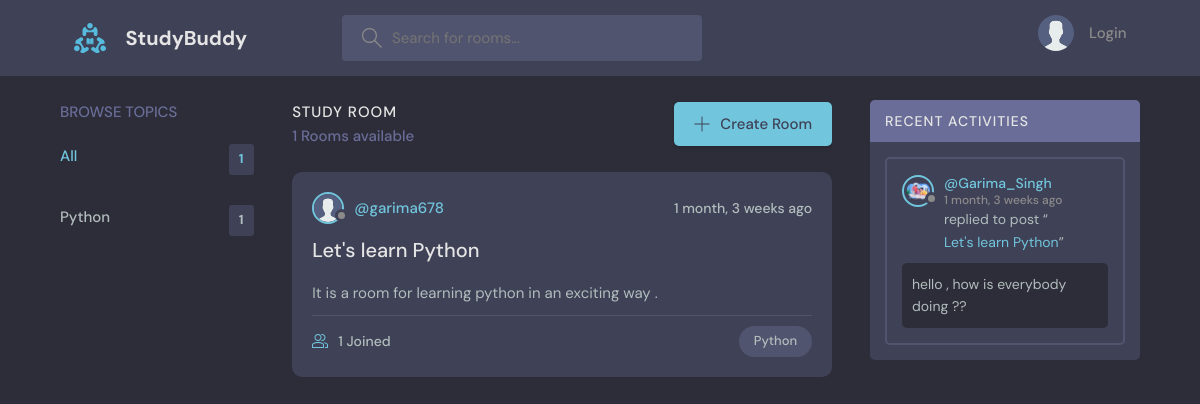
/, run on an earlier commit of the app's database.
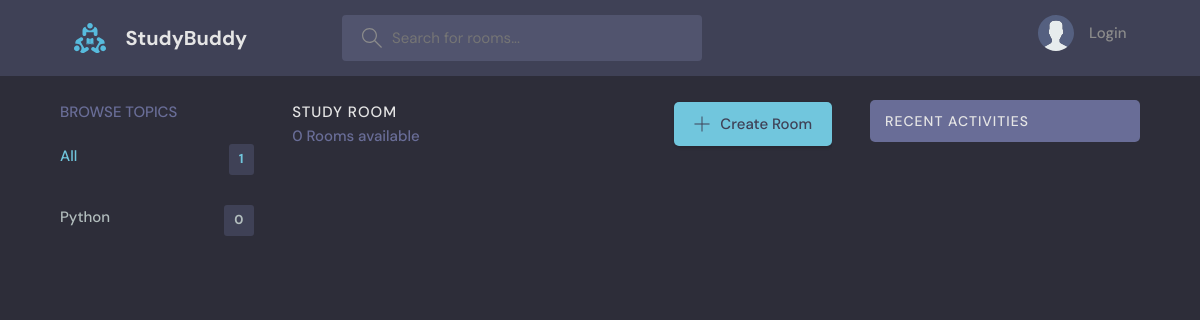
And on a later commit of the database.
### base/models.py (models this page shows, shortened)
class Topic(models.Model):
    name= models.CharField(max_length=200)
    def __str__(self):
        return self.name

class Room(models.Model):
    host = models.ForeignKey(User, on_delete=models.CASCADE,null=True)
    topic = models.ForeignKey(Topic, on_delete=models.SET_NULL,null=True) # SET_NULL will set the topic field to NULL in database if Parent topic is deleted or topic gets deleted from Topic Model
    name = models.CharField(max_length=200)
    description = models.TextField(null=True , blank= True)
    participants = models.ManyToManyField(User,related_name='participants',blank=True)  # null=True , null has no effect on many to many
    updated = models.DateTimeField(auto_now = True)
    created = models.DateTimeField(auto_now_add=True)
    class Meta :
        ordering = ['-created']

class User(AbstractUser) :
    full_name=models.CharField(max_length=250,null=True)   # with null=True , we can store null value but can not leave it blank
    username = models.CharField(max_length=200 , unique=True,null=True)
    email = models.EmailField(unique=True,null=True)
    bio = models.TextField(null=True,blank=True)
    avatar = models.ImageField(null=True , default='avatar.svg')
    USERNAME_FIELD = 'email'        # Users log in with email.
    REQUIRED_FIELDS = ['username']      # Username is still required during registration.
    def __str__(self):
        return self.username  # Ensures username is returned instead of email
    ''' When USERNAME_FIELD = 'email', Django’s authentication system expects the email for login.
        If you print request.user in the frontend, it might show the email because Django’s default __str__ method might be using USERNAME_FIELD.
        Explicitly defining __str__ to return self.username fixes this issue. '''

class Message(models.Model) :
    user = models.ForeignKey(User,on_delete=models.CASCADE)
    room=models.ForeignKey(Room, on_delete=models.CASCADE)
    body = models.TextField()
    updated = models.DateTimeField(auto_now = True)
    created = models.DateTimeField(auto_now_add=True)

### base/views.py (the view)
# urls.py: path('',views.home,name='home'),
def home(request):
    q=request.GET.get('q') if request.GET.get('q')!= None else ""
    rooms= Room.objects.filter(Q(topic__name__icontains=q) | Q(name__icontains=q) | Q(description__icontains=q) | Q(host__username__icontains=q))
    rooms_count=rooms.count()  # we can use len() method also but count() works much faster than len()
    topics = Topic.objects.all()[0:5]  # will return only 5 topics
    room_messages=Message.objects.filter(Q(room__topic__name__icontains=q) | Q(user__username__icontains=q))
    context = {'rooms':rooms , 'topics':topics,'rooms_count':rooms_count,'room_messages':room_messages}
    return render(request,'base/home.html',context)

### base/templates/base/home.html (shortened to what this page needs)
{% extends "base.html" %} {% block content %}
<main class="layout layout--3">
  <div class="container">
    {% include "base/topics_component.html" %}
    <div class="roomList scroll ">
      <div class="roomList__header ">
        <div>
          <h2>Study Room</h2>
          <p>{{rooms_count}} Rooms available</p>
        </div>
        <a class="btn btn--main" href="{% url 'create-room' %}">
          <svg
            version="1.1"
            xmlns="http://www.w3.org/2000/svg"
            width="32"
            height="32"
            viewBox="0 0 32 32"
          >
            <title>add</title>
            <path
              d="M16.943 0.943h-1.885v14.115h-14.115v1.885h14.115v14.115h1.885v-14.115h14.115v-1.885h-14.115v-14.115z"
            ></path>
          </svg>
          Create Room
        </a>
      </div>
      {% include "base/feed_component.html" %}
    </div>
    {% include "base/activity_component.html" %}
  </div>
</main>
{% endblock content %}

### base/templates/base/topics_component.html (shortened to what this page needs)
<div class="topics">
  <div class="topics__header">
    <h2>Browse Topics</h2>
  </div>
  <ul class="topics__list">
    <li>
      <a href="{% url 'home' %}" class="active"
        >All <span>{{topics.count}}</span></a
      >
    </li>
    {% for topic in topics %}
    <li>
      <a href="{% url 'home' %}?q={{topic.name}} "
        >{{topic.name}} <span>{{topic.room_set.all.count}}</span>
      </a>
    </li>
    {% endfor %}
  </ul>
</div>

### base/templates/base/feed_component.html (shortened to what this page needs)
{% for room in rooms %}
<div class="roomListRoom">
  <div class="roomListRoom__header">
    <a href="{% url 'profile' room.host.id %}" class="roomListRoom__author">
      <div class="avatar avatar--small">
        <img src="{{room.host.avatar.url}}" />
      </div>
      <span>@{{room.host}}</span>
    </a>
    <div class="roomListRoom__actions">
      <span>{{room.created | timesince}} ago</span>
    </div>
  </div>
  <div class="roomListRoom__content">
    <a href="{% url 'room' room.id %}">{{room.name}}</a>
    <p>{{room.description}}</p>
  </div>
  <div class="roomListRoom__meta">
    <a href="{% url 'room' room.id %}" class="roomListRoom__joined">
      {{room.participants.count}} Joined
    </a>
    <p class="roomListRoom__topic">{{room.topic}}</p>
  </div>
</div>
{% endfor %}

### base/templates/base/activity_component.html (shortened to what this page needs)
<div class="activities">
  <div class="activities__header">
    <h2>Recent Activities</h2>
  </div>
  <div class="scroll">
    {% for message in room_messages %}
    <div class="activities__box">
      <div class="activities__boxHeader roomListRoom__header">
        <a
          href="{% url 'profile' message.user.id %}"
          class="roomListRoom__author"
        >
          <div class="avatar avatar--small">
            <img src="{{message.user.avatar.url}}" />
          </div>
          <p>
            @{{message.user}}
            <span>{{message.created | timesince}} ago</span>
          </p>
        </a>
      </div>
      <div class="activities__boxContent">
        <p>
          replied to post “<a href="{% url 'room' message.room.id %}"
            >{{message.room.name}}</a
          >”
        </p>
        <div class="activities__boxRoomContent">{{message.body}}</div>
      </div>
    </div>
    {% endfor %}
  </div>
</div>

What changed in the data, as far as the page shows it:
removed Room: host.avatar (placeholder picture), host "garima678", created "1 month, 3 weeks", name "Let's learn Python", description "It is a room for learning python in an exciting way .", participants.count "1", topic "Python"
removed Message: user.avatar (picture), user "Garima_Singh", created "1 month, 3 weeks", room.name "Let's learn Python", body "hello , how is everybody doing ??"
computed for Topic "Python": room_set.all.count "1" → "0"
Also different on the page:
{{ rooms_count }}: "1" → "0"
